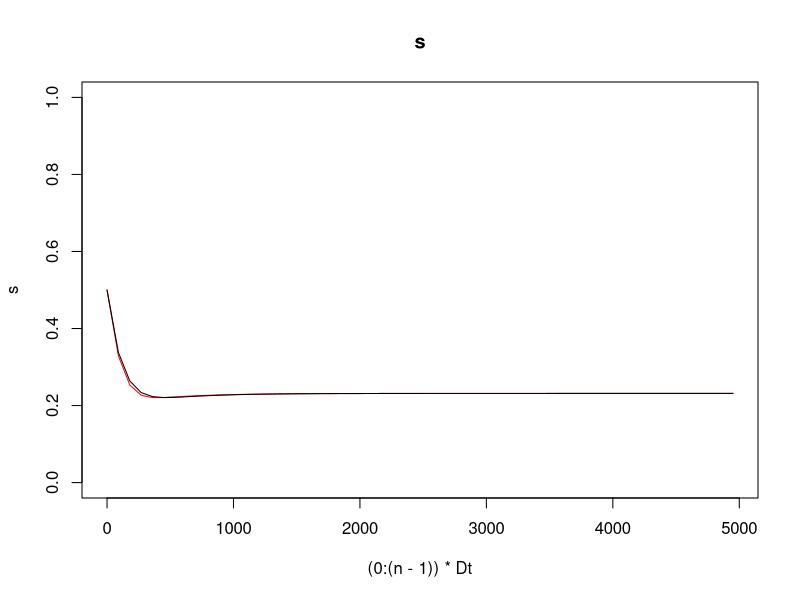

The R source for this figure: (Note: this script raises an error after producing the figure.)
## simple test of stability
rm(list=ls())
graphics.off()

f_rz <- 0.001
f_in <- 0.001

Dt <- 90
n <- ceiling(5000 / Dt)
a <- 0.01; b <- 0.1
T <- 900

u <- s <- f_out <- rep(NA,n)
f_rz_in <- rep(f_rz,n)

u[1] <- 0
s[1] <- 0.5

ui <- u
si <- s
f_rz_in_i <- rep(f_rz,n)


##system.time({
for(tt in 2:n){
   rho = Dt*a*(s[tt-1]^b)
   Ts = T*s[tt-1]
   s[tt] = min(1,(s[tt-1] + Dt*f_in + (Dt/(Ts+Dt))*(u[tt-1] + Dt*f_rz_in[tt]))/(1+rho))
   v_uz_sz = s[tt] - s[tt-1] - Dt*f_in + rho*s[tt]
   u[tt] = min( 1 - s[tt],  u[tt-1] + Dt*f_rz_in[tt] - v_uz_sz )
   f_rz_in[tt] = (u[tt] - u[tt-1] + v_uz_sz)/Dt

   fopt = function(x){ ( (si[tt-1] + Dt*f_in + (Dt/((T*x)+Dt))*(ui[tt-1] + Dt*f_rz_in[tt]))/(1+Dt*a*(x^b)) ) - x }
   if ( fopt(1) >= 0 ){ si[tt] <- 1 }
   else { si[tt] <- uniroot(fopt,c(0,1))$root }
   v_uz_sz = si[tt] - si[tt-1] - Dt*f_in + Dt*a*(si[tt]^b)*si[tt]
   ui[tt] = min( 1 - si[tt],  ui[tt-1] + Dt*f_rz_in[tt] - v_uz_sz )
   f_rz_in_i[tt] = (ui[tt] - ui[tt-1] + v_uz_sz)/Dt
}
##})
#plot((0:(n-1))*Dt,f_rz_in)

plot((0:(n-1))*Dt,s,ylim=c(0,1),type="l",col="red",main="s")
lines((0:(n-1))*Dt,si)

x11();
plot((0:(n-1))*Dt,u,ylim=c(0,1),type="l",col="red",main="u")
lines((0:(n-1))*Dt,ui)

print(n/1e5)
